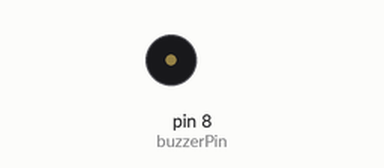
Recording of a sketch running on a simulated Arduino Uno, built with avr-gcc and run on an emulated ATmega328P. Parts: buzzer (waves = sounding).

Above: at 0.3 s.
At 3.05 s:
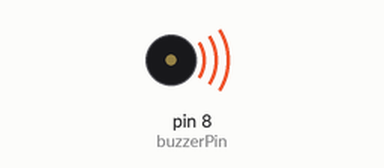
Timing chart, 0 to 3.5 s (numbered marks = the images above):
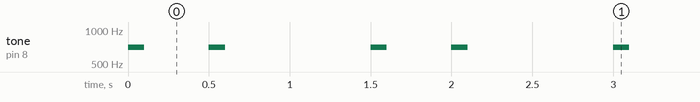

The sketch:

task-05-piezoBuzzer.ino
```cpp
/*
 * Task - 05
 * Alarm sound using Piezo buzzer
 */
int buzzerPin = 8;
unsigned int buzzerFrequency = 700;
unsigned long buzzerDuration = 100;

void setup() {

}

void loop() {
  tone(buzzerPin, buzzerFrequency, buzzerDuration);
  delay(500);
  tone(buzzerPin, buzzerFrequency, buzzerDuration);
  delay(1000);
  noTone(buzzerPin);

}
```

Measured:
- by itself, tone on pin 8 (buzzerPin): repeats every 1.5 s: silent 0.40 s, 700 Hz 0.10 s, silent 0.90 s, 700 Hz 0.10 s
